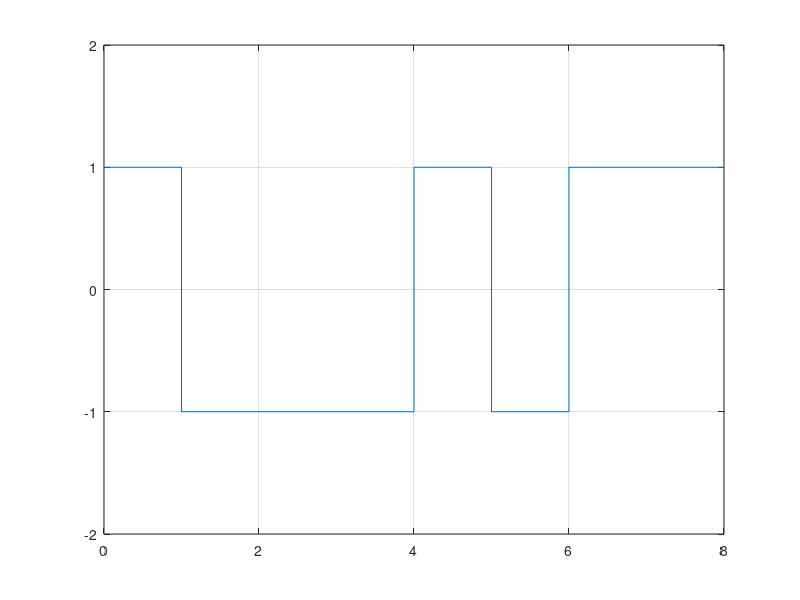

Source code (MATLAB):
%unipolar non return to zero

clc;

clear all;

close all;

M = dlmread('polarrz.txt');
len = length(M);

points = [];

count = 0;

for i=0:len-1
    if(i==0)
        if(M(i+1)==0)
            points = [points [i;1] [i+1;1]];
            count = count + 2;
        else
            points = [points [i;-1] [i+1;-1]];   
            count = count + 2;
        end
    else
        if(M(i+1)==0)
            if(points(2,count)== 1)
                points = [points [i;1] [i+1;1]]
                count = count + 2;
            else
                points = [points [i;-1] [i+1;-1]]
                count = count + 2;
            end
        else
            if(points(2,count)== 1)
                points = [points [i;-1] [i+1;-1]]
                count = count + 2;
            else
                points = [points [i;1] [i+1;1]]
                count = count + 2;
            end
        end
    end
end

plot(points(1,:),points(2,:)), axis([0,len,-2,2]);
grid on;
